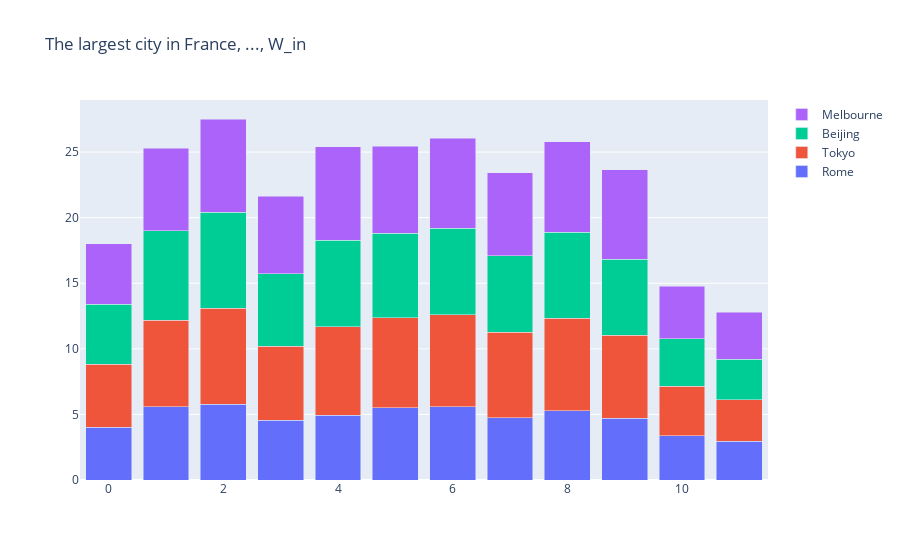

Notebook source saved alongside this figure:
### Code cell
fig = go.Figure(data=[
    go.Bar(name=cities[i], x=x, y=[
      np.linalg.norm(diff_df.loc[(paris_bases[1], cities[i], "Paris", "W_in", layer), "Gradient"])
      for layer in range(12)])
    for i in range(1, len(cities))
])
fig.update_layout(
    barmode='stack',
    title=f'{paris_bases[1]} ..., W_in',
)
fig.show()

### Figure 1 — Plotly figure (JSON) as saved in the notebook; plotly's stock layout.template omitted (floating-point values rounded to 4 significant figures)
{"data": [{"name": "Rome", "type": "bar", "x": [0, 1, 2, 3, 4, 5, 6, 7, 8, 9, 10, 11], "y": [4.006, 5.594, 5.781, 4.568, 4.935, 5.506, 5.596, 4.765, 5.277, 4.698, 3.369, 2.969]}, {"name": "Tokyo", "type": "bar", "x": [0, 1, 2, 3, 4, 5, 6, 7, 8, 9, 10, 11], "y": [4.821, 6.589, 7.297, 5.623, 6.751, 6.86, 7.002, 6.514, 7.051, 6.353, 3.782, 3.16]}, {"name": "Beijing", "type": "bar", "x": [0, 1, 2, 3, 4, 5, 6, 7, 8, 9, 10, 11], "y": [4.572, 6.825, 7.34, 5.544, 6.596, 6.444, 6.588, 5.829, 6.571, 5.763, 3.632, 3.093]}, {"name": "Melbourne", "type": "bar", "x": [0, 1, 2, 3, 4, 5, 6, 7, 8, 9, 10, 11], "y": [4.609, 6.287, 7.104, 5.895, 7.133, 6.621, 6.886, 6.312, 6.872, 6.84, 3.999, 3.586]}], "layout": {"barmode": "stack", "title": {"text": "The largest city in France, ..., W_in"}}}
